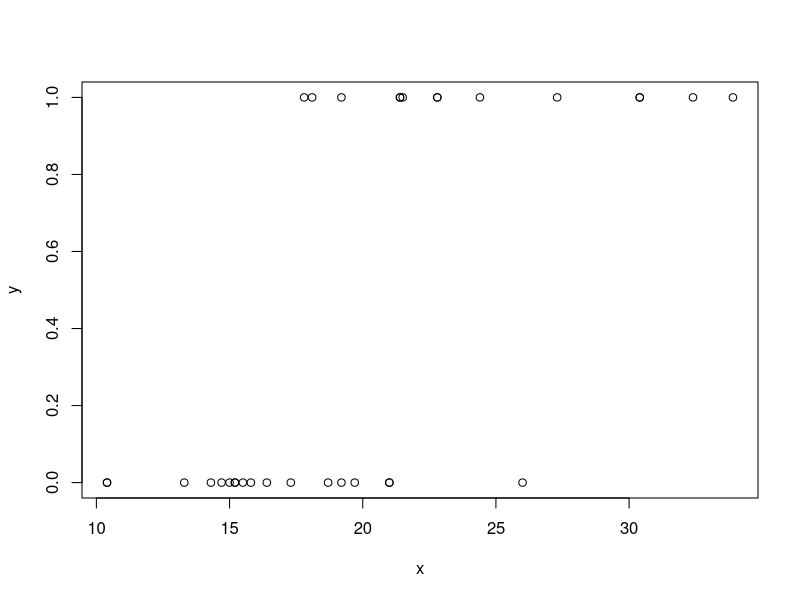

Source code (R): (Note: this script raises an error after producing the figure.)

data = datasets::mtcars
data
x = matrix(data$mpg, ncol=1)
y = matrix(data$vs, ncol=1)
w = runif(n=1)
b = runif(n=1)
plot(x, y)

sigmoid = function(x) {
  return(1/(1+exp(-x)))
}
lines(x, predict(x), type="l", col="red")

loss_func = function(x, t){
  delta = exp(1)-2
  z = x%*%w + b
  y = sigmoid(z)
  return( -sum (t*log(y+delta) + (1-t)*log((1-y)+delta)))
}
loss_func(x, 0.01)

g_desc = function(fp,x,h=1e-2, tol = 1e-4, m=1e3){
  iter = 0
  oldx = x
  x = x -h*fp(x) 
  while (abs(x-oldx)>tol){
    iter = iter +1
    if (iter > m) stop("max iteration")
    oldx = 1
    x = x -h*fp(X)
  }
  return (x)
}
res = g_desc(fp, 1)

logistic_regression = function(x, learning_rate = 0.1, epochs=1000){
  w = 0
  b = 0
  for (i in 1:epochs+1){
    w_difference = x*(sigmoid(w*x+b)-y)
    b_difference = sigmoid(w*x+b)-y
    w = w - (learning_rate*w_difference)
    b = b - (learning_rate*w_difference)
    return (w, b)
  }
}

predict = function(x){
  z1 = (x%*%w) + b
  y = sigmoid(z1)
  if(y>0.5){
    result = 1
  }
  else {
    result = 0
  }
  return(result)
}
predict(x)

